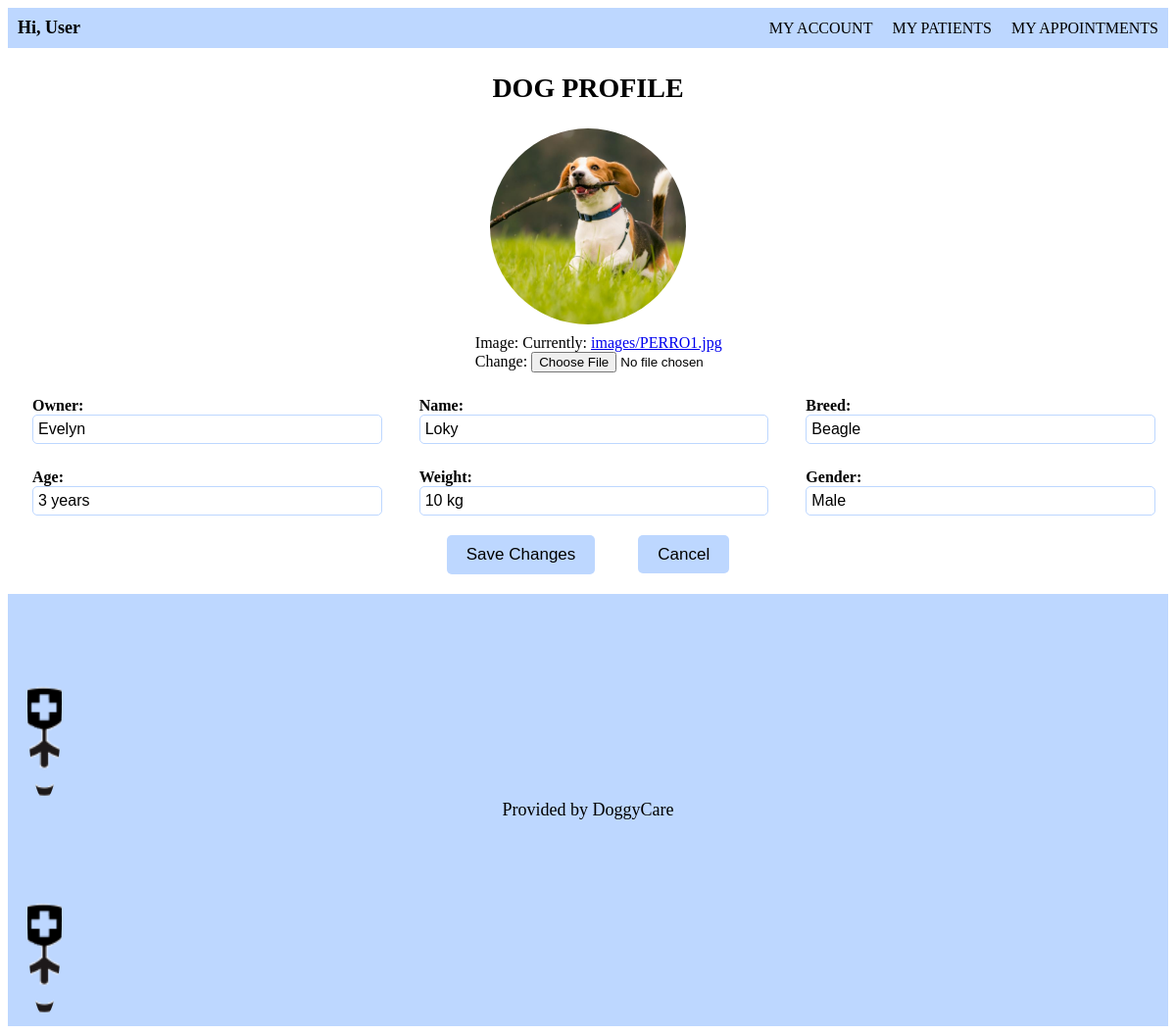
Page /dog_profile/1/ on the earlier database version.
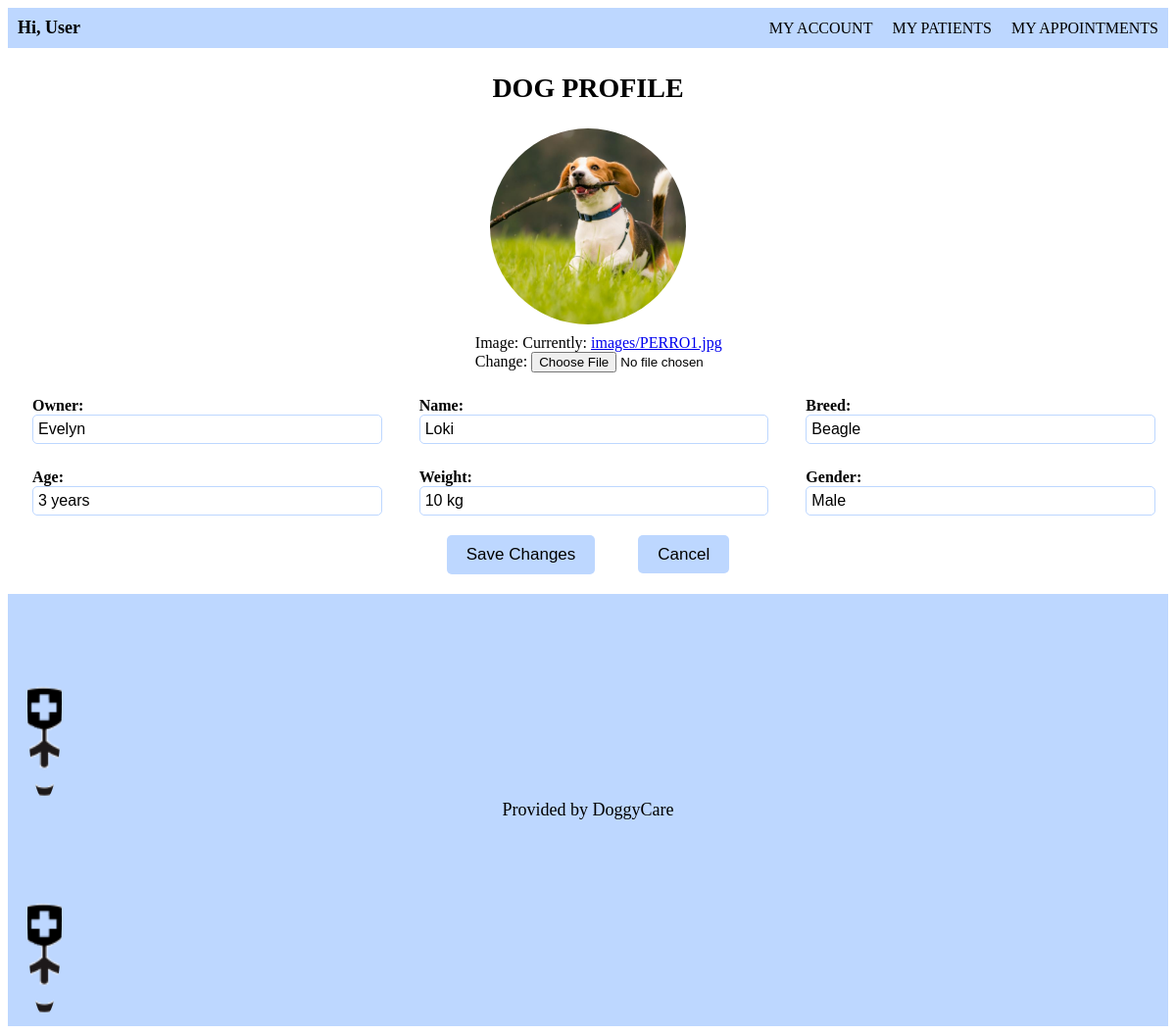
Same page on the later database version.
### vet/models.py (models this page shows)
class Dog(models.Model):
    image= models.ImageField(upload_to='images/')
    id= models.AutoField(primary_key= True)
    owner= models.CharField(blank= False, max_length=100)
    name= models.CharField(blank= False, max_length=20)
    breed= models.CharField(blank= False, max_length=20)
    age= models.CharField(blank= False, max_length=10)
    weight= models.CharField(blank= False, max_length=10)
    gender= models.CharField(blank= False, max_length=10)
    vaccines= models.CharField(blank= False, max_length=30)

### vet/views.py (the view)
# urls.py: path('dog_profile/<int:dog_id>/', views.dog_profile, name='dog_profile'),
def dog_profile(request, dog_id):
    dog = get_object_or_404(Dog, pk=dog_id)
    if request.method == 'POST':
        form = DogRegisterForm(request.POST, request.FILES, instance=dog)
        if form.is_valid():
            form.save()
            return redirect('dog_profile', dog_id=dog.id)
    else:
        form = DogRegisterForm(instance=dog)
    return render(request, 'dog_profile.html', {'dog': dog, 'form': form})

### vet/forms.py
class DogRegisterForm(forms.ModelForm):
    class Meta:
        model= Dog
        fields= ['image', 'owner', 'name', 'breed', 'age', 'weight', 'gender']

### vet/templates/dog_profile.html (shortened to what this page needs)
<!DOCTYPE html>
{% extends 'base.html' %}
{% load static %}
        {% block additional_styles %}
        <link rel="stylesheet" href="{% static 'css/dog_profile.css' %}">
        {% endblock additional_styles %}
            {% block content %}
            <h1>DOG PROFILE</h1>
            <img src="{{ dog.image.url }}" alt="{{ dog.name }} Image">
            <form method="post" enctype="multipart/form-data">
                <div class="image-container">
                    <div class="image-form">
                        {{ form.image.label_tag }}
                        {{ form.image }}
                    </div>
                </div>
                <div class="column-container">
                    <div class="column">
                        {{ form.owner.label_tag }}
                        {{ form.owner }}
                    </div>
                    <div class="column">
                        {{ form.name.label_tag }}
                        {{ form.name }}
                    </div>
                    <div class="column">
                        {{ form.breed.label_tag }}
                        {{ form.breed }}
                    </div>
                </div>
                <div class="column-container">
                    <div class="column">
                        {{ form.age.label_tag }}
                        {{ form.age }}
                    </div>
                    <div class="column">
                        {{ form.weight.label_tag }}
                        {{ form.weight }}
                    </div>
                    <div class="column">
                        {{ form.gender.label_tag }}
                        {{ form.gender }}
                    </div>
                </div>
                <div class="button-container">
                    <button type="submit">Save Changes</button>
                    <a id="cancel-button" href="{% url 'patients' %}">Cancel</a>
                </div>
            </form>
            {% endblock content %}

Differences in the rows shown:
changed Dog "Evelyn": name "Loky" → "Loki"
